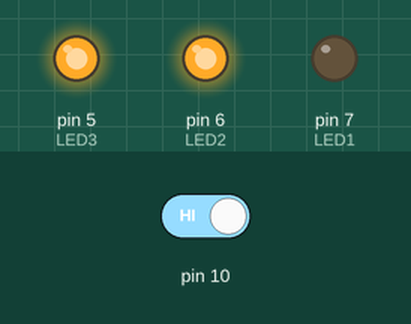
A sketch run on a simulated Arduino Uno, built with avr-gcc and run on an emulated ATmega328P. Parts: output pins drawn as LEDs (lit = HIGH). Dashed ring = blinking. Inputs (shaded band) come from the test bench; at power-on: pin 10 HIGH.

Above: at 2.8 s.
2.9 s: pin 10 driven LOW
At 3.4 s:
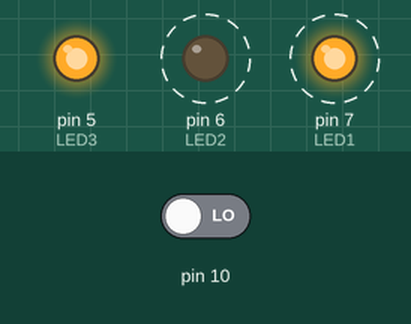
At 3.9 s:
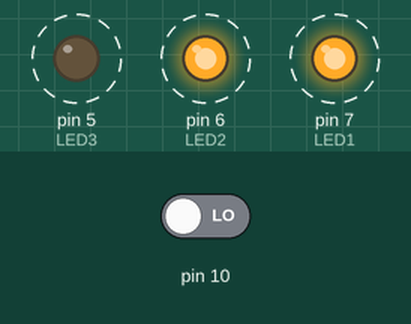
Timing chart, 0 to 13.0 s (numbered marks = the images above; inputs shaded):
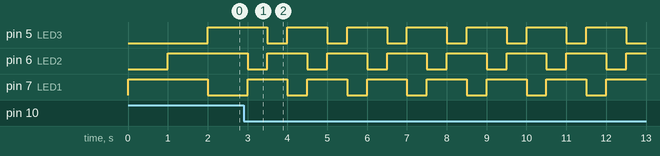

Measured:
- after the input at 2.9 s, pin 5 (LED3), pin 6 (LED2): alternates HIGH for 1.0 s and LOW for 0.50 s, starting after 0.60 s; pin 7 (LED1): alternates HIGH for 1.0 s and LOW for 0.50 s, starting after 1.1 s

The sketch:

2.ino
```cpp
/*
3개 LED를 1초 간격으로 다음과 같이 점멸하도록 프로그램

LED1  OOXOOX...
LED2  XOOXOOX...
LED3  XXOOXOOX...

*/

//즉 2개씩 켜지도록 설계

int LED1 = 7;
int LED2 = 6;
int LED3 = 5;
unsigned long i = 1;

void setup()
{
  pinMode(LED1, OUTPUT);
  pinMode(LED2, OUTPUT);
  pinMode(LED3, OUTPUT);

}

void fast_switch(){
  if (digitalRead(10) == LOW)
  {
    delay(500);
  }
  else
  {
    delay(1000);
  }
}


void loop()
{
  if(i==1){
    digitalWrite(LED1, HIGH);
    digitalWrite(LED2, LOW);
    digitalWrite(LED3, LOW);
    fast_switch();
    i++;
  }
  else{
    while(1)
    {
      if(i%3==0)
      {
        digitalWrite(LED1, LOW);
        digitalWrite(LED2, HIGH);
        digitalWrite(LED3, HIGH);
        fast_switch();
        i++;
      }
      else if(i%3==1)
      {
        digitalWrite(LED1, HIGH);
        digitalWrite(LED2, LOW);
        digitalWrite(LED3, HIGH);
        fast_switch();
        i++;
      }
      else if(i%3==2)
      {
        digitalWrite(LED1, HIGH);
        digitalWrite(LED2, HIGH);
        digitalWrite(LED3, LOW);
        fast_switch();
        i++;
      }

    }

  }


}
```
